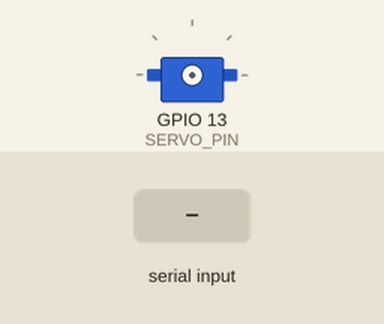
Bench run of a sketch on a simulated ESP32. Parts: servo. The inputs (shaded band) are chosen by the test bench. Servo pulses on a pin are drawn as a servo (544–2400 µs = 0–180°); what the sketch prints to the serial monitor is not drawn.

Above: at 1.5 s.
1.6 s: "30,150\n" received over Serial
At 4.1 s:
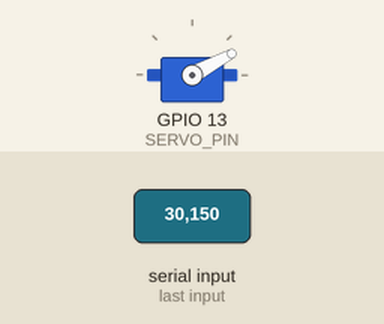
4.6 s: "s90\n" received over Serial
At 9.64 s:
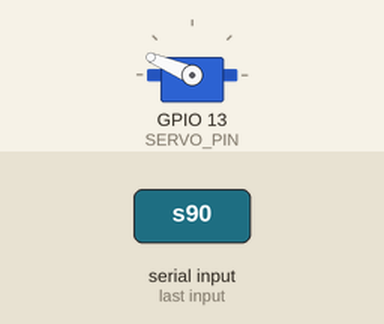
10.6 s: "o90\n" received over Serial
13.6 s: "200\n" received over Serial
15.1 s: "5\n" received over Serial
At 18.9 s:
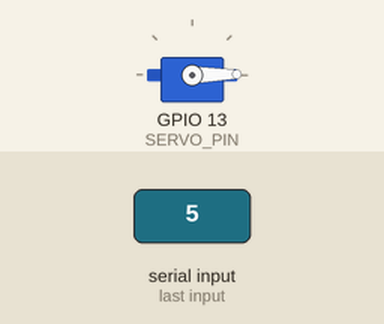
Timing chart, 0 to 19.1 s (numbered marks = the images above; inputs shaded):
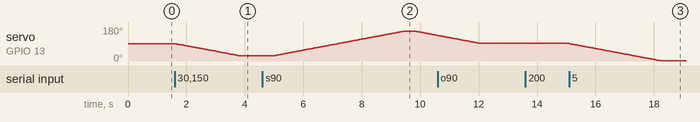

The sketch:

ServoTest.ino
```cpp
/* SG90 舵机测试（USB 串口 115200，每条命令以回车结束）
 * 接线：信号 D13，红 VIN，棕 GND
 *   0..180     转到该角度（500-2500 us 对应 0-180 度）
 *   u1500      直接给脉宽（微秒，500-2500）
 *   c          回中 90 度
 *   s          慢速来回扫一次 30 -> 150 -> 90（正好是指针工作范围）
 *   o          停止输出，舵机放松
 * 未装进机构时测试；装进齿条后不要用接近 0 或 180 的角度，会顶到止挡。
 */
#include <Arduino.h>

constexpr uint8_t SERVO_PIN = 13;
constexpr int PWM_BITS = 16;
bool on = false;
float currentUs = 1500;

void writeUs(float us) {
  if (!on) { ledcAttach(SERVO_PIN, 50, PWM_BITS); on = true; }
  ledcWrite(SERVO_PIN, (uint32_t)lroundf(us * 65535.0f / 20000.0f));
  currentUs = us;
}
void moveSmooth(float target) {          // ~0.5 deg per 20 ms
  if (!on) writeUs(currentUs);
  while (fabsf(target - currentUs) > 0.5f) {
    writeUs(currentUs + constrain(target - currentUs, -6.0f, 6.0f));
    delay(20);
  }
  writeUs(target);
}
float degToUs(float d) { return 500 + d * 2000.0f / 180.0f; }

void setup() {
  Serial.begin(115200);
  delay(300);
  Serial.println("READY SERVO_TEST D13  命令: 0-180 角度 | u1500 脉宽 | c 回中 | s 扫描 | o 放松");
}

void loop() {
  if (!Serial.available()) return;
  String cmd = Serial.readStringUntil('\n'); cmd.trim();
  if (!cmd.length()) return;
  char k = cmd[0];
  if (k == 'c') { moveSmooth(degToUs(90)); Serial.println("OK 90 deg (1500 us)"); }
  else if (k == 'o') { ledcWrite(SERVO_PIN, 0); ledcDetach(SERVO_PIN); on = false; Serial.println("OK off"); }
  else if (k == 's') {
    for (float d : {30.f, 150.f, 90.f}) { moveSmooth(degToUs(d)); Serial.printf("at %.0f deg\n", d); delay(400); }
    Serial.println("OK sweep");
  }
  else if (k == 'u') {
    int us = cmd.substring(1).toInt();
    if (us < 500 || us > 2500) { Serial.println("ERR 500-2500"); return; }
    moveSmooth(us); Serial.printf("OK %d us (%.1f deg)\n", us, (us - 500) * 180.0f / 2000.0f);
  }
  else if (isDigit(k)) {
    float d = cmd.toFloat();
    if (d < 0 || d > 180) { Serial.println("ERR 0-180"); return; }
    moveSmooth(degToUs(d)); Serial.printf("OK %.1f deg (%.0f us)\n", d, degToUs(d));
  }
  else Serial.println("ERR 命令: 0-180 | u1500 | c | s | o");
}
```

Measured:
- after the input at 1.6 s, servo on GPIO 13 (SERVO_PIN): moves from 92° to 28° over 2.2 s, starting at once
- after the input at 4.6 s, servo on GPIO 13 (SERVO_PIN): rises from 28° to 157° in 4.4 s, then falls to 136° in 1.2 s
- after the input at 13.6 s, every drawn part: stays the same
- after the input at 15.1 s, servo on GPIO 13 (SERVO_PIN): moves from 93° to 1° over 3.1 s, starting at once
